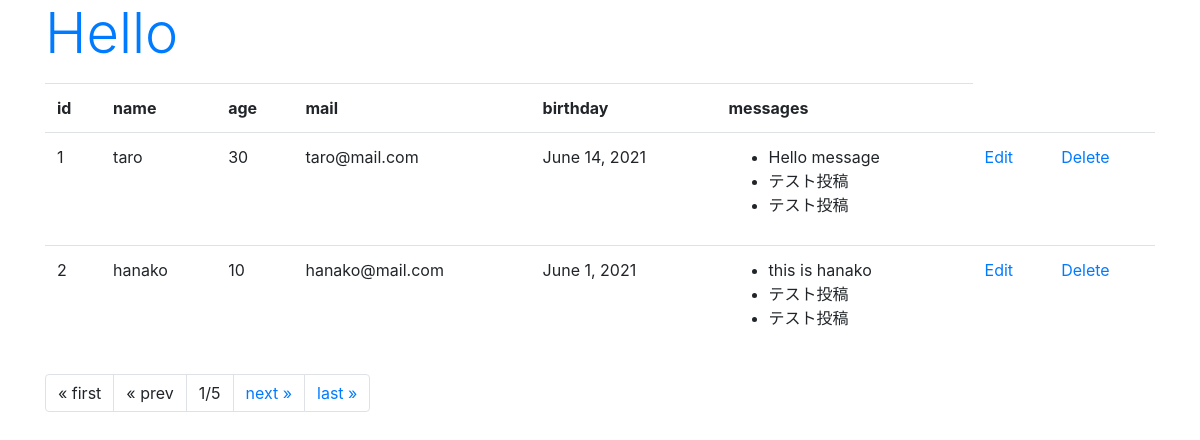
/hello/, run on the app's committed database.
### hello/models.py (models this page shows, shortened)
class Friend(models.Model):
    name = models.CharField(max_length=100, \
        validators=[number_only])
    mail = models.EmailField(max_length=200)
    gender = models.BooleanField()
    age = models.IntegerField()
    birthday = models.DateField()

class Message(models.Model):
    friend = models.ForeignKey(Friend, on_delete=models.CASCADE)
    title = models.CharField(max_length=100)
    content = models.CharField(max_length=300)
    pub_date = models.DateTimeField(auto_now_add=True)
    class Meta:
        ordering = ('pub_date',)

### hello/views.py (the view)
# urls.py: path('', views.index, name='index'),
def index(request, num=1):
    data = Friend.objects.all()
    page = Paginator(data, 2)
    params = {
        'title': 'Hello',
        'message': '',
        'data': page.get_page(num),
    }
    return render(request, 'hello/index.html', params)

### hello/templates/hello/index.html (shortened to what this page needs)
{% load static %}
<!DOCTYPE html>
<html lang="ja">
<head>
    <link rel="stylesheet" href="https://stackpath.bootstrapcdn.com/bootstrap/4.3.1/css/bootstrap.min.css">
</head>
<body class="container">
    <h1 class="display-4 text-primary">{{title}}</h1>
    <table class="table">
        <tr>
            <th>id</th>
            <th>name</th>
            <th>age</th>
            <th>mail</th>
            <th>birthday</th>
            <th>messages</th>
        </tr>
    {%  for item in data %}
        <tr>
            <td>{{ item.id }}</td>
            <td>{{ item.name }}</td>
            <td>{{ item.age }}</td>
            <td>{{ item.mail }}</td>
            <td>{{ item.birthday }}</td>
            <td>
                <ul>
                    {% for ob in item.message_set.all %}
                        <li>{{ ob.title }}</li>
                    {% endfor %}
                </ul>
            </td>
            <td><a href="{% url 'edit' item.id %}">Edit</a></td>
            <td><a href="{% url 'delete' item.id %}">Delete</a></td>
        </tr>
    {%  endfor %}
    </table>
    <ul class="pagination">
        {% if data.has_previous %}
        <li class="page-item">
            <a href="{% url 'index' %}" class="page-link">&laquo; first</a>
        </li>
        <li class="page-item">
            <a href="{% url 'index' %}{{ data.previous_page_number }}" class="page-link">&laquo; prev</a>
        </li>
        {% else %}
        <li class="page-item">
            <a class="page-link">&laquo; first</a>
        </li>
        <li class="page-item">
            <a class="page-link">&laquo; prev</a>
        </li>
        {% endif %}
        <li class="page-item">
            <a class="page-link">
                {{ data.number }}/{{ data.paginator.num_pages }}
            </a>
        </li>
        {% if data.has_next %}
        <li class="page-item">
            <a href="{% url 'index' %}{{ data.next_page_number }}" class="page-link">next &raquo;</a>
        </li>
        <li class="page-item">
            <a href="{% url 'index' %}{{ data.paginator.num_pages }}" class="page-link">last &raquo;</a>
        </li>
        {% endif %}
    </ul>
</body>
</html>

### data on the page
Friend: id "1", name "taro", age "30", mail "taro@mail.com", birthday "June 14, 2021"
Message: title "Hello message"
Message: title "テスト投稿"
Message: title "テスト投稿"
Friend: id "2", name "hanako", age "10", mail "hanako@mail.com", birthday "June 1, 2021"
Message: title "this is hanako"
Message: title "テスト投稿"
Message: title "テスト投稿"

### other printed values
{{ title }} "Hello"
{{ data.number }} "1"
{{ data.paginator.num_pages }} "5"
